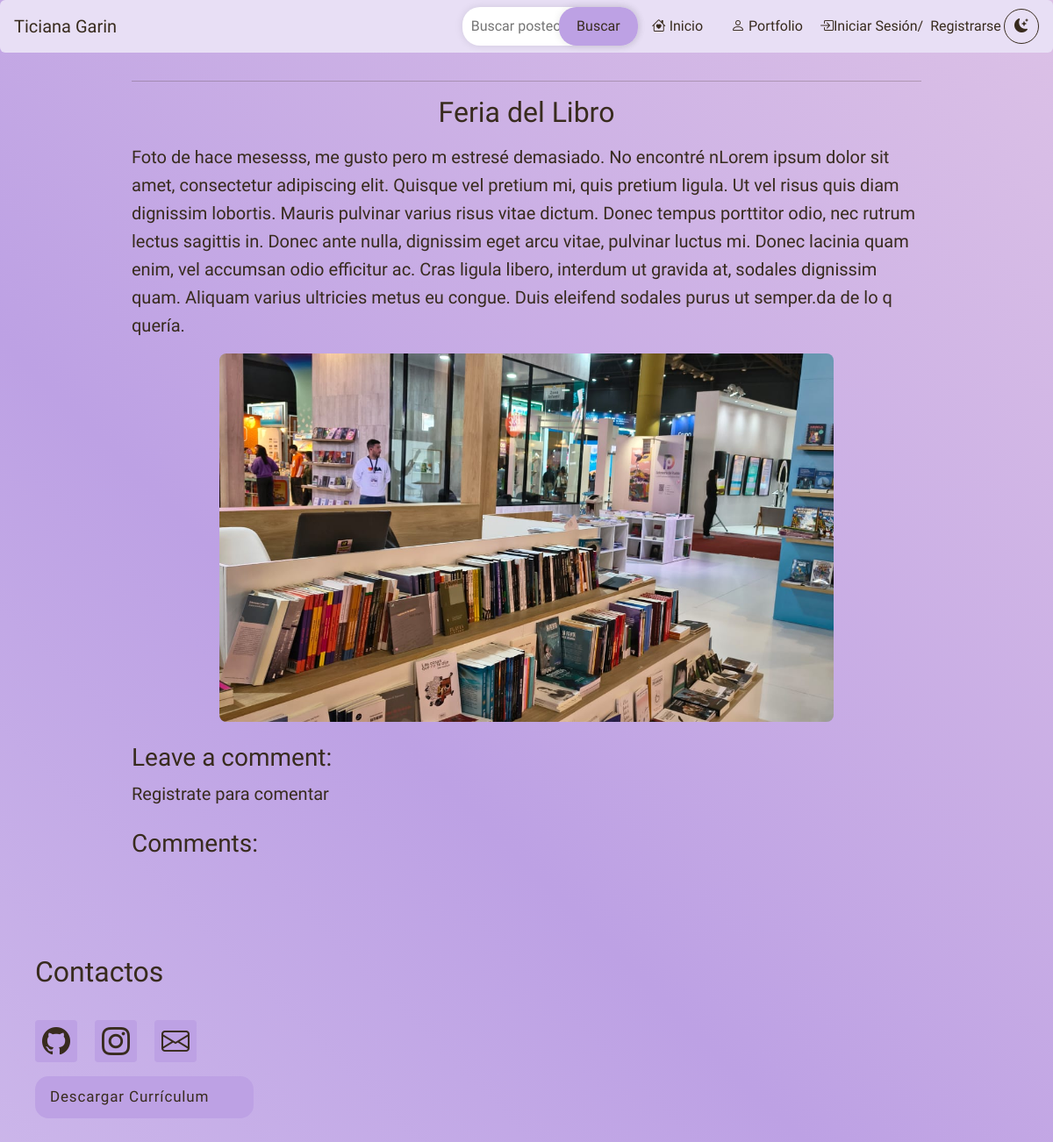
Screenshot of /blog/post/9/ with the database file from the repository.
### blog/models.py (models this page shows, shortened)
class Post(models.Model):
    title = models.CharField(max_length=255)
    body = models.TextField()
    image = models.ImageField(upload_to= "post/", blank= True, null= True)
    created_on = models.DateTimeField(auto_now_add=True)
    last_modified = models.DateTimeField(auto_now=True)
    categories = models.ManyToManyField("Category", related_name="posts")

### blog/views.py (the view, shortened to what this page needs)
# urls.py: path("post/<int:pk>/", views.blog_detail, name="blog_detail"),
def blog_detail(request, pk):
    post = Post.objects.get(pk=pk)
    form = CommentForm()
    comments = Comment.objects.filter(post=post)
    context = {
        "post": post,
        "comments": comments,
        "form": CommentForm(),
    }
    return render(request, "blog/detail.html", context)

### blog/forms.py
class CommentForm(forms.Form):
    body = forms.CharField(
        widget=forms.Textarea(
            attrs={"class": "form-control", "placeholder": "Leave a comment!"}
        )
    )

### blog/templates/blog/detail.html (shortened to what this page needs)
{% extends "base.html"%}
{% load static %}
{% block page_css %}
    <link rel="stylesheet" href="{% static 'blog/detail.css' %}?v=1">
{% endblock page_css %}
{% block page_title %}
    <h2>{{ post.title }}</h2>
{% endblock page_title %}
{% block page_content %}
    <div>
    <p>{{ post.body | linebreaks }}</p>
        {% if post.image %}
            <img src="{{ post.image.url }}" alt="{{ post.title }}" >
        {% endif %}
    </div>
    <div>
    <h3>Leave a comment:</h3>
    {% if user.is_authenticated %}
    <form method="post">
        {% csrf_token %}
        <div>
            <p>De: {{ user.username }}</p>
        </div>
        <div>
            {{ form.body }}
        </div>
        <button type="submit" class="btn btn-light">Submit</button>
    </form>
    {% else %}
    <p>Registrate para comentar</p>
    {% endif %}
    </div>
    <div>
    <h3>Comments:</h3>
    </div>
{% endblock page_content %}

### blog/static/blog/styles.css (style rules this page uses)
:root { --margen: 20px; --fuentebody: 'Ysabeau Infant', sans-serif; --fuentetitle: 'Archivo Black', sans-serif; --gradient1: #e8dff5; --gradient2: #bda1e4; --gradient3: #f3d9e8; --text: #382b1e; --hover_color: #9d5da1; }
html { scroll-behavior: smooth; scroll-padding-top: 90px; }
body { margin: 0; min-height: 100vh; font-family: var(--fuentebody); color: var(--text); overflow-x: hidden; padding-bottom: 35vh; }
.blog-content h2, .blog-content h5 { text-align: center; }
.blog-content p { text-indent: 0; }
p { font-size: 20px; text-indent: 20px; }
.animated-gradient { position: relative; background: linear-gradient( 45deg, var(--gradient1) 0%, var(--gradient2) 50%, var(--gradient3) 100% ); background-size: 200% 200%; animation: gradient-shift 8s ease alternate infinite; color: var(--text); text-align: left; }

### blog/static/blog/detail.css (style rules this page uses)
.blog-content > div { margin-bottom: 1.5rem; }
.blog-content > div > img { display: block; width: min(100%, 700px); max-height: 420px; margin: 1rem auto; object-fit: cover; border-radius: 8px; }

### rows the page displays
Post: title "Feria del Libro", body "Foto de hace mesesss, me gusto pero m estresé demasiado. No encontré nLorem ipsum dolor sit amet, consectetur adipiscing elit. Quisque vel pretium mi, quis pretium ligula. Ut vel risus quis diam dignissim lobortis. Mauris pulvinar varius risus vitae dictum. Donec tempus porttitor odio, nec rutrum lectus sagittis in. Donec ante nulla, dignissim eget arcu vitae, pulvinar luctus mi. Donec lacinia quam enim, vel accumsan odio efficitur ac. Cras ligula libero, interdum ut gravida at, sodales dignissim quam. Aliquam varius ultricies metus eu congue. Duis eleifend sodales purus ut semper.da de lo q quería.", image (picture)
